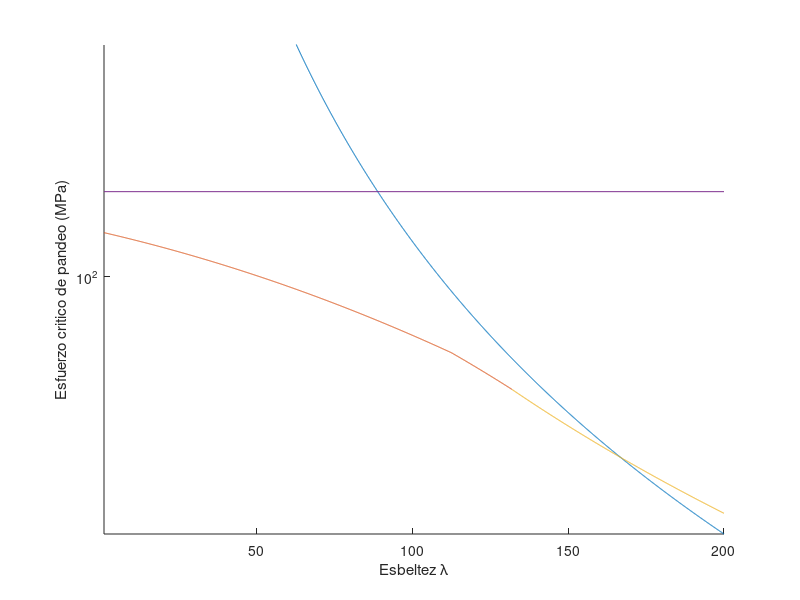
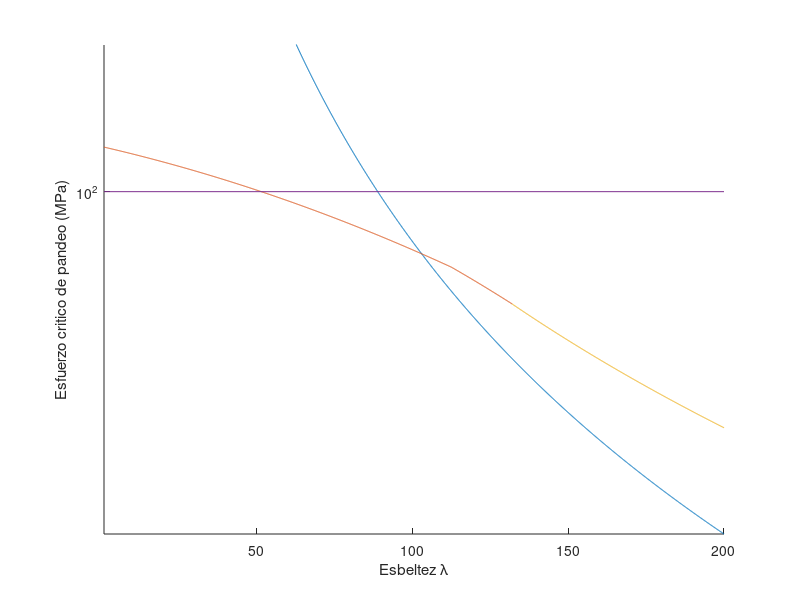

Source code (MATLAB) for these figures, in order:
%% P_Plot_Pandeos_2

E = 200 ; % GPa
Fy = 250e-3; % MPa


Lambda = (1:0.1:200)';
Lambda_ra = Lambda/1.5;

Lambda_crit_1 = 60+0.8*Lambda_ra;
Lambda_crit_2 = 45+Lambda_ra    ;

lambda_critico = max(Lambda_crit_1,Lambda_crit_2);

Pand_op = pi^2*E./(Lambda.^2)/1.67; % Programa


Fe = pi^2*E./lambda_critico.^2;

F_crit_1 = zeros(length(Lambda_crit_1));
for i = 1:length(Lambda_crit_1)
    F_crit_1(i) = (0.658^(Fy/Fe(i)))*Fy/1.67;
end

F_crit_2 = 0.877*Fe/1.67;



Lambad_Cr = round((4.71*sqrt(E/Fy)-45)*1.5);
pos_Lambad_Cr = find(Lambda == Lambad_Cr);


Pand_op  = Pand_op  * 1000 ; % Para pasar a MPa
F_crit_1 = F_crit_1 * 1000 ;
F_crit_2 = F_crit_2 * 1000 ;

figure
hold on
semilogy(Lambda,Pand_op)
semilogy(Lambda(1:pos_Lambad_Cr),F_crit_1(1:pos_Lambad_Cr))
semilogy(Lambda(pos_Lambad_Cr:end),F_crit_2(pos_Lambad_Cr:end))
semilogy([1 200],[250/1.67 250/1.67])
axis([1 200 0 300])
xlabel('Esbeltez \lambda')
ylabel('Esfuerzo critico de pandeo (MPa)')

figure
hold on
semilogy(Lambda,Pand_op/1.5)
semilogy(Lambda(1:pos_Lambad_Cr),F_crit_1(1:pos_Lambad_Cr))
semilogy(Lambda(pos_Lambad_Cr:end),F_crit_2(pos_Lambad_Cr:end))
semilogy([1 200],[250/1.67/1.5 250/1.67/1.5])
axis([1 200 0 200])
xlabel('Esbeltez \lambda')
ylabel('Esfuerzo critico de pandeo (MPa)')




